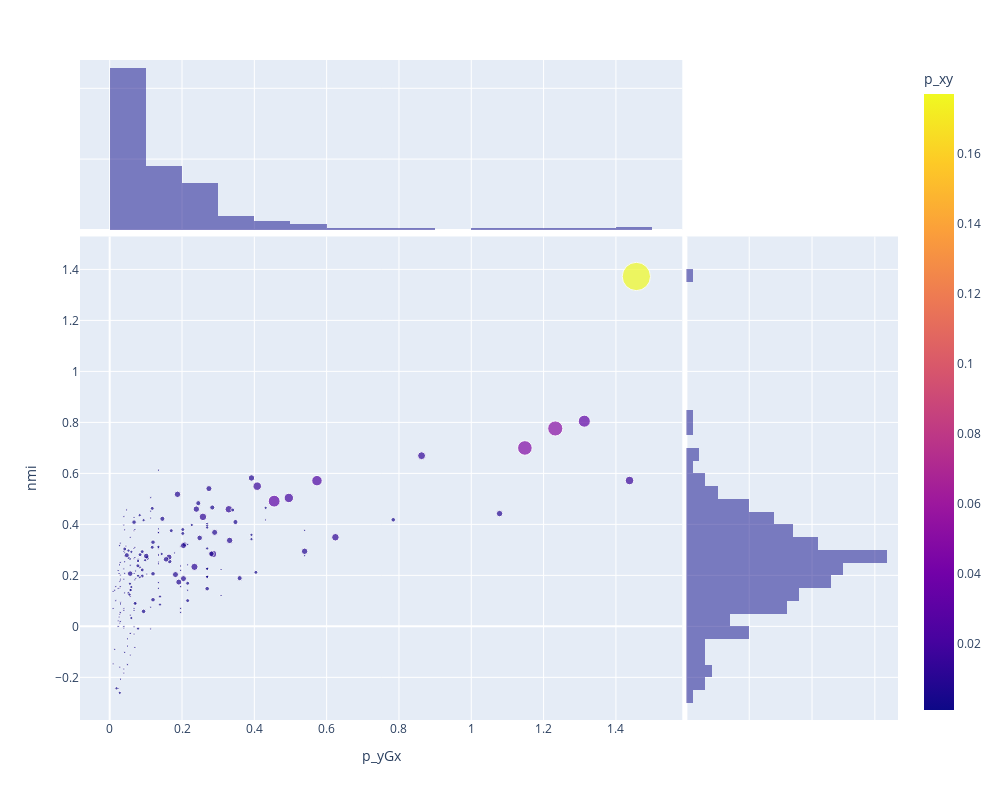

Here is the notebook cell this chart was saved with:
### Code cell
px.scatter(TPAIRS.reset_index(), 'p_yGx', 'nmi', 
           hover_data=['label_x','label_y'],
           size='n', 
           color='p_xy', marginal_x='histogram', marginal_y='histogram',
           height=800, width=1000, 
           log_x=False, log_y=False)

### Figure 1 — Plotly figure (JSON) as saved in the notebook; plotly's stock layout.template omitted (floating-point values rounded to 4 significant figures; data arrays with more than 128 entries replaced by an {"elided": "..."} marker saying what was removed)
{"data": [{"customdata": {"elided": "221x2 str values"}, "hovertemplate": "p_yGx=%{x}<br>nmi=%{y}<br>n=%{marker.size}<br>label_x=%{customdata[0]}<br>label_y=%{customdata[1]}<br>p_xy=%{marker.color}<extra></extra>", "legendgroup": "", "marker": {"color": {"elided": "221 float values"}, "coloraxis": "coloraxis", "size": {"elided": "221 int values"}, "sizemode": "area", "sizeref": 0.385, "symbol": "circle"}, "mode": "markers", "name": "", "orientation": "v", "showlegend": false, "type": "scatter", "x": {"elided": "221 float values"}, "xaxis": "x", "y": {"elided": "221 float values"}, "yaxis": "y"}, {"alignmentgroup": "True", "bingroup": "x", "hovertemplate": "p_yGx=%{x}<br>count=%{y}<extra></extra>", "legendgroup": "", "marker": {"color": "#0d0887"}, "name": "", "offsetgroup": "", "opacity": 0.5, "showlegend": false, "type": "histogram", "x": {"elided": "221 float values"}, "xaxis": "x3", "yaxis": "y3"}, {"alignmentgroup": "True", "bingroup": "y", "hovertemplate": "nmi=%{y}<br>count=%{x}<extra></extra>", "legendgroup": "", "marker": {"color": "#0d0887"}, "name": "", "offsetgroup": "", "opacity": 0.5, "showlegend": false, "type": "histogram", "xaxis": "x2", "y": {"elided": "221 float values"}, "yaxis": "y2"}], "layout": {"barmode": "overlay", "coloraxis": {"colorbar": {"title": {"text": "p_xy"}}, "colorscale": [[0, "#0d0887"], [0.1111, "#46039f"], [0.2222, "#7201a8"], [0.3333, "#9c179e"], [0.4444, "#bd3786"], [0.5556, "#d8576b"], [0.6667, "#ed7953"], [0.7778, "#fb9f3a"], [0.8889, "#fdca26"], [1, "#f0f921"]]}, "height": 800, "legend": {"itemsizing": "constant", "tracegroupgap": 0}, "margin": {"t": 60}, "width": 1000, "xaxis": {"anchor": "y", "autorange": true, "domain": [0, 0.7363], "range": [-0.08218, 1.584], "title": {"text": "p_yGx"}, "type": "linear"}, "xaxis2": {"anchor": "y2", "autorange": true, "domain": [0.7413, 1], "matches": "x2", "range": [0, 33.68], "showgrid": true, "showline": false, "showticklabels": false, "ticks": ""}, "xaxis3": {"anchor": "y3", "autorange": true, "domain": [0, 0.7363], "matches": "x", "range": [-0.08218, 1.584], "showgrid": true, "showticklabels": false, "type": "linear"}, "xaxis4": {"anchor": "y4", "domain": [0.7413, 1], "matches": "x2", "showgrid": true, "showline": false, "showticklabels": false, "ticks": ""}, "yaxis": {"anchor": "x", "autorange": true, "domain": [0, 0.7326], "range": [-0.3672, 1.529], "title": {"text": "nmi"}, "type": "linear"}, "yaxis2": {"anchor": "x2", "autorange": true, "domain": [0, 0.7326], "matches": "y", "range": [-0.3672, 1.529], "showgrid": true, "showticklabels": false, "type": "linear"}, "yaxis3": {"anchor": "x3", "autorange": true, "domain": [0.7426, 1], "matches": "y3", "range": [0, 120], "showgrid": true, "showline": false, "showticklabels": false, "ticks": ""}, "yaxis4": {"anchor": "x4", "domain": [0.7426, 1], "matches": "y3", "showgrid": true, "showline": false, "showticklabels": false, "ticks": ""}}}
